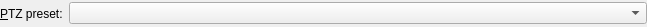
<?xml version="1.0" encoding="UTF-8"?>
<ui version="4.0">
 <class>ExecPtzPresetBusinessActionWidget</class>
 <widget class="QWidget" name="ExecPtzPresetBusinessActionWidget">
  <property name="geometry">
   <rect>
    <x>0</x>
    <y>0</y>
    <width>647</width>
    <height>27</height>
   </rect>
  </property>
  <property name="windowTitle">
   <string/>
  </property>
  <layout class="QHBoxLayout" name="horizontalLayout" stretch="0,1">
   <property name="leftMargin">
    <number>0</number>
   </property>
   <property name="topMargin">
    <number>0</number>
   </property>
   <property name="rightMargin">
    <number>0</number>
   </property>
   <property name="bottomMargin">
    <number>0</number>
   </property>
   <item>
    <widget class="QLabel" name="label">
     <property name="text">
      <string>&amp;PTZ preset:</string>
     </property>
     <property name="buddy">
      <cstring>presetComboBox</cstring>
     </property>
    </widget>
   </item>
   <item>
    <widget class="QComboBox" name="presetComboBox"/>
   </item>
  </layout>
 </widget>
 <tabstops>
  <tabstop>presetComboBox</tabstop>
 </tabstops>
 <resources/>
 <connections/>
</ui>
